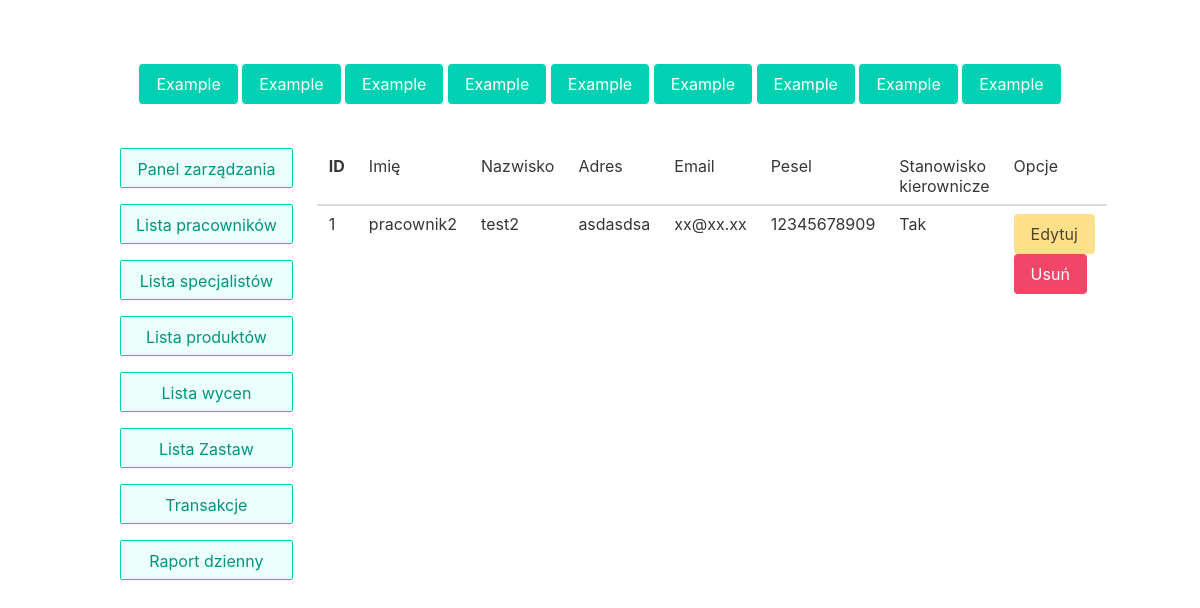
The app's page /employee_table, older data.
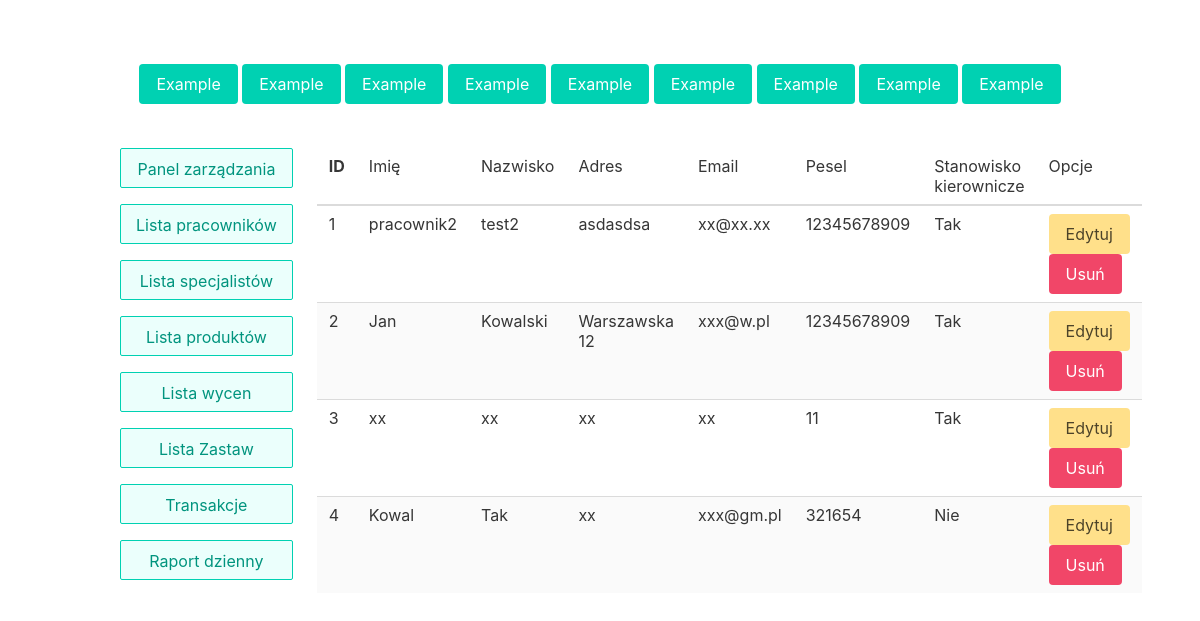
The same page, newer data.
### lombard/models.py (models this page shows, shortened)
class User(models.Model):
    name = models.CharField(max_length=255)
    surname = models.CharField(max_length=255)
    address = models.CharField(max_length=255)
    email = models.CharField(max_length=255)

### lombard/views.py (the view, shortened to what this page needs)
# urls.py: path('employee_table', views.EmployeeTable.as_view(), name='employee_table'),
class EmployeeTable(View):
    def get(self, request):
        employees = list()
        for employee in Employee.objects.all():
            employee_dict = model_to_dict(employee)
            employee_dict['user'] = model_to_dict(User.objects.get(id=employee_dict['user']))
            employees.append(employee_dict)
        context = {
            'employees': employees
        }
        return render(request, 'employee_table.html', context)

### templates/employee_table.html (shortened to what this page needs)
{% extends 'main_page.html' %}
{% block content %}
<table class="table is-striped is-fullwidth">
    <thead>
        <tr>
            <th>ID</th>
            <td>Imię</td>
            <td>Nazwisko</td>
            <td>Adres</td>
            <td>Email</td>
            <td>Pesel</td>
            <td>Stanowisko kierownicze</td>
            <td>Opcje</td>
        </tr>
    </thead>
    <tbody>
    {% for employee in employees %}
        <tr>
            <td>{{employee.id}}</td>
            <td>{{employee.user.name}}</td>
            <td>{{employee.user.surname}}</td>
            <td>{{employee.user.address}}</td>
            <td>{{employee.user.email}}</td>
            <td>{{employee.pesel}}</td>
            <td>{% if employee.is_boss == True %}Tak{% else %}Nie{% endif %}</td>
            <td><button type="submit" form="form" name="edit" value="{{employee.id}}" class="button is-warning">Edytuj</button>
            <button type="submit" form="form" name="delete" value="{{employee.id}}" class="button is-danger">Usuń</button></td>
        </tr>
    {% endfor %}
    </tbody>
</table>
{% endblock %}

### templates/main_page.html (shortened to what this page needs)
{% load static %}
<html>
<head>
    <link rel="stylesheet" type="text/css" href="{% static 'css/bulma.min.css' %}" />
</head>
<body>
<section class="section">
    <div class="field is-grouped is-grouped-centered">
                <div class=" is-grouped ">
                <a href="" class=" button is-primary my-4">Example</a>
                <a href="" class=" button is-primary my-4">Example</a>
                <a href="" class=" button is-primary my-4">Example</a>
                <a href="" class=" button is-primary my-4">Example</a>
                <a href="" class=" button is-primary my-4">Example</a>
                <a href="" class=" button is-primary my-4">Example</a>
                <a href="" class=" button is-primary my-4">Example</a>
                <a href="" class=" button is-primary my-4">Example</a>
                <a href="" class=" button is-primary my-4">Example</a>
            </div>
        </div>
    <div class="container">
        <div class="columns">
            <div class="column is-one-fifth">
                <aside class="menu">
                    <ul class="menu-list" style="line-height: 3">
                        <li><a href="{% url 'home' %}" class="button is-primary is-light is-outlined my-4">Panel zarządzania </a></li>
                        <li><a href="{% url 'employee_table' %}" class="button is-primary is-light is-outlined my-4">Lista pracowników</a></li>
                        <li><a class="button is-primary is-light is-outlined my-4">Lista specjalistów </a></li>
                        <li><a class="button is-primary is-light is-outlined my-4">Lista produktów</a></li>
                        <li><a class="button is-primary is-light is-outlined my-4">Lista wycen</a></li>
                        <li><a class="button is-primary is-light is-outlined my-4">Lista Zastaw</a></li>
                        <li><a class="button is-primary is-light is-outlined my-4">Transakcje</a></li>
                        <li><a class="button is-primary is-light is-outlined my-4">Raport dzienny</a></li>
                    </ul>
                </aside>
            </div>
            <div class="column is-four-fifth">
                {% block content %}
                {% endblock %}
            </div>
        </div>
    </div>
</section>
</body>
</html>

Row changes from the older to the newer data that the page shows:
added User: user.name "Jan", user.surname "Kowalski", user.address "Warszawska 12", user.email "xxx@w.pl"
added User: user.name "xx", user.surname "xx", user.address "xx", user.email "xx"
added User: user.name "Kowal", user.surname "Tak", user.address "xx", user.email "xxx@gm.pl"
Text that changed along with them:
new list line: "2 12345678909 Tak Edytuj Usuń"
new list line: "3 11 Tak Edytuj Usuń"
new list line: "4 321654 Nie Edytuj Usuń"
